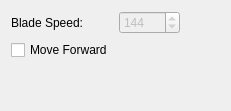
          <widget class="QWidget" name="TabPowerOff">
           <attribute name="title">
            <string>PowerOff</string>
           </attribute>
           <layout class="QGridLayout" name="gridLayout_9">
            <item row="1" column="1">
             <widget class="QSpinBox" name="SpinPowerOffSpeed">
              <property name="enabled">
               <bool>false</bool>
              </property>
              <property name="minimum">
               <number>1</number>
              </property>
              <property name="maximum">
               <number>10000</number>
              </property>
              <property name="value">
               <number>144</number>
              </property>
             </widget>
            </item>
            <item row="1" column="0">
             <widget class="QLabel" name="LblPowerOnSpeed">
              <property name="text">
               <string>Blade Speed:</string>
              </property>
             </widget>
            </item>
            <item row="2" column="0">
             <widget class="QCheckBox" name="CBMoveForward">
              <property name="text">
               <string>Move Forward</string>
              </property>
             </widget>
            </item>
            <item row="1" column="2">
             <spacer name="horizontalSpacer_5">
              <property name="orientation">
               <enum>Qt::Horizontal</enum>
              </property>
              <property name="sizeHint" stdset="0">
               <size>
                <width>40</width>
                <height>20</height>
               </size>
              </property>
             </spacer>
            </item>
            <item row="3" column="0">
             <spacer name="verticalSpacer_2">
              <property name="orientation">
               <enum>Qt::Vertical</enum>
              </property>
              <property name="sizeHint" stdset="0">
               <size>
                <width>20</width>
                <height>40</height>
               </size>
              </property>
             </spacer>
            </item>
           </layout>
          </widget>
